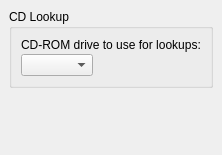
<ui version="4.0" >
 <class>Form</class>
 <widget class="QWidget" name="Form" >
  <property name="geometry" >
   <rect>
    <x>0</x>
    <y>0</y>
    <width>217</width>
    <height>155</height>
   </rect>
  </property>
  <layout class="QVBoxLayout" >
   <property name="margin" >
    <number>9</number>
   </property>
   <property name="spacing" >
    <number>6</number>
   </property>
   <item>
    <widget class="QGroupBox" name="rename_files" >
     <property name="title" >
      <string>CD Lookup</string>
     </property>
     <layout class="QGridLayout" >
      <property name="margin" >
       <number>9</number>
      </property>
      <property name="spacing" >
       <number>2</number>
      </property>
      <item row="0" column="0" >
       <widget class="QLabel" name="cd_lookup_" >
        <property name="text" >
         <string>CD-ROM drive to use for lookups:</string>
        </property>
        <property name="buddy" >
         <cstring>cd_lookup_device</cstring>
        </property>
       </widget>
      </item>
      <item row="1" column="0" >
       <layout class="QHBoxLayout" >
        <property name="margin" >
         <number>0</number>
        </property>
        <property name="spacing" >
         <number>6</number>
        </property>
        <item>
         <widget class="QComboBox" name="cd_lookup_device" />
        </item>
        <item>
         <spacer>
          <property name="orientation" >
           <enum>Qt::Horizontal</enum>
          </property>
          <property name="sizeHint" >
           <size>
            <width>40</width>
            <height>20</height>
           </size>
          </property>
         </spacer>
        </item>
       </layout>
      </item>
     </layout>
    </widget>
   </item>
   <item>
    <spacer>
     <property name="orientation" >
      <enum>Qt::Vertical</enum>
     </property>
     <property name="sizeHint" >
      <size>
       <width>161</width>
       <height>81</height>
      </size>
     </property>
    </spacer>
   </item>
  </layout>
 </widget>
 <resources/>
 <connections/>
</ui>
